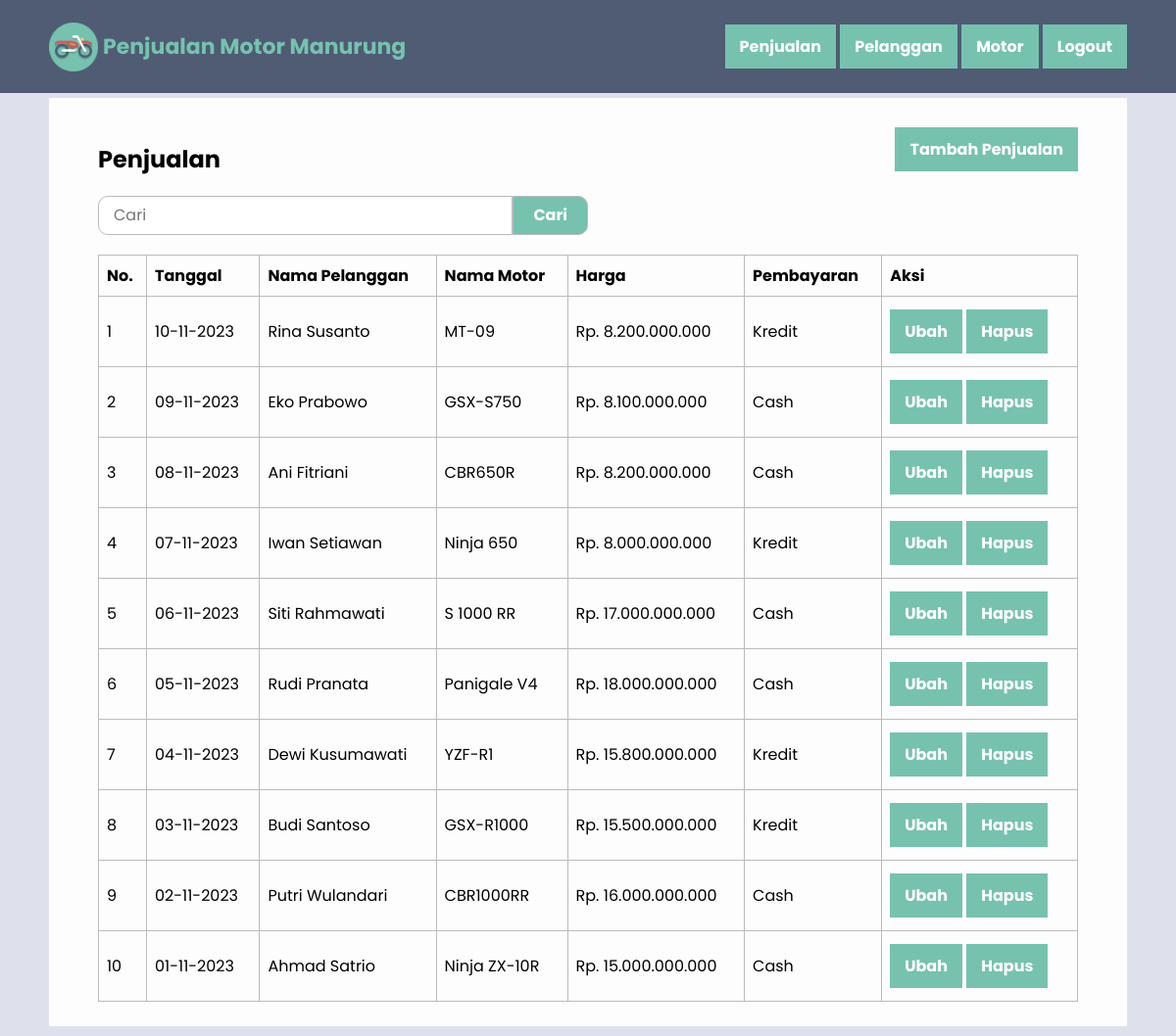
Page /penjualan.php (signed in) on the committed database.
### tables this page shows
CREATE TABLE `penjualan` (
  `id_penjualan` int(11) NOT NULL,
  `tanggal` date NOT NULL,
  `id_pelanggan` int(11) NOT NULL,
  `id_motor` int(11) NOT NULL,
  `pembayaran` enum('Cash','Kredit') NOT NULL
);

CREATE TABLE `pelanggan` (
  `id_pelanggan` int(11) NOT NULL,
  `nama_pelanggan` varchar(100) NOT NULL,
  `no_telepon_pelanggan` varchar(20) NOT NULL,
  `alamat_pelanggan` text NOT NULL
);

CREATE TABLE `motor` (
  `id_motor` int(11) NOT NULL,
  `nama` varchar(50) NOT NULL,
  `merk` varchar(50) NOT NULL,
  `tahun` int(11) NOT NULL,
  `harga` bigint(20) NOT NULL
);

### penjualan.php (the view, shortened to what this page needs)
<?php
    require_once 'koneksi.php';
    $penjualan = mysqli_query($koneksi, "SELECT * FROM penjualan INNER JOIN pelanggan ON penjualan.id_pelanggan = pelanggan.id_pelanggan INNER JOIN motor ON penjualan.id_motor = motor.id_motor ORDER BY tanggal DESC");
?>
<html>
<head>
    <?php include_once 'head.php'; ?>
</head>
<body>
    <?php include_once 'navbar.php'; ?>
    <div class="container anti-navbar">
        <div class="bg-table">
            <div class="head-left">
                <h2>Penjualan</h2>
            </div>
            <div class="head-right">
                <a href="tambah_penjualan.php" class="button">Tambah Penjualan</a>
            </div>
            <form method="post" class="clear form-cari">
                <input class="input" type="text" id="cari" name="cari" placeholder="Cari" required value="<?= (isset($_POST['cari'])) ? $_POST['cari'] : ''; ?>">
                <button type="submit" class="button align-right" name="btnCari">Cari</button>
            </form>
            <div class="table-responsive">
                <table border="1" cellpadding="10" cellspacing="0">
                    <tr>
                        <th>No.</th>
                        <th>Tanggal</th>
                        <th>Nama Pelanggan</th>
                        <th>Nama Motor</th>
                        <th>Harga</th>
                        <th>Pembayaran</th>
                        <th>Aksi</th>
                    </tr>
                    <?php $i = 1; ?>
                    <?php foreach ($penjualan as $data_penjualan): ?>
                        <tr>
                            <td><?= $i++; ?></td>
                            <td><?= date("d-m-Y", strtotime($data_penjualan['tanggal'])); ?></td>
                            <td><?= $data_penjualan['nama_pelanggan']; ?></td>
                            <td><?= $data_penjualan['nama']; ?></td>
                            <td>Rp. <?= str_replace(",", ".", number_format($data_penjualan['harga'])); ?></td>
                            <td><?= $data_penjualan['pembayaran']; ?></td>
                            <td>
                                <a class="button" href="ubah_penjualan.php?id_penjualan=<?= $data_penjualan['id_penjualan']; ?>">Ubah</a>
                                <a class="button" onclick="return confirm('Apakah Anda yakin ingin menghapus Penjualan <?= $data_penjualan['nama_pelanggan']; ?>?')" href="hapus_penjualan.php?id_penjualan=<?= $data_penjualan['id_penjualan']; ?>">Hapus</a>
                            </td>
                        </tr>
                    <?php endforeach ?>
                </table>
            </div>
        </div>
    </div>
</body>
</html>

### style.css (style rules this page uses)
* { font-family: 'Poppins', sans-serif; }
body { background-color: #dee1ec; margin: 0; padding: 0; }
.container { padding: 10px 50px; }
.anti-navbar { padding-top: 100px; }
.button { margin-top: 5px; margin-bottom: 5px; display: inline-block; padding: 10px 15px; background-color: #76C2AF; color: #fff; text-decoration: none; border: none; text-align: center; transition: all 0.2s ease-in-out; font-weight: bold; font-size: 16px; }
.label, .input { display: block; width: 100%; }
.input { margin-top: 5px; margin-bottom: 15px; padding: 10px; font-size: 16px; border: 1px solid #eaeaea; }
.align-right { display: block; margin-left: auto; }
.clear { clear: both; }
.form-cari { margin-top: 20px; margin-bottom: 20px; display: flex; justify-content: center; width: 50%; }
.form-cari input { border: 1px solid #bbb; border-radius: 10px 0 0 10px; height: 40px; margin: 0; padding: 15px; }
.form-cari button { border: 1px solid #bbb; border-radius: 0 10px 10px 0; height: 40px; margin: 0; padding: 0 20px; }
.bg-table { padding: 25px 50px; background-color: #fdfdfd; }
.table-responsive { overflow-x: auto; }
.table-responsive table { width: 100%; border-collapse: collapse; }
.table-responsive th, .table-responsive td { padding: 8px; text-align: left; border: 1px solid #bbb; }
.head-left { float: left; margin: auto; }
.head-right { float: right; margin: auto; }

### rows in the picture
penjualan: tanggal "10-11-2023", id_pelanggan.nama_pelanggan "Rina Susanto", id_motor.nama "MT-09", id_motor.harga "8.200.000.000", pembayaran "Kredit"
penjualan: tanggal "09-11-2023", id_pelanggan.nama_pelanggan "Eko Prabowo", id_motor.nama "GSX-S750", id_motor.harga "8.100.000.000", pembayaran "Cash"
penjualan: tanggal "08-11-2023", id_pelanggan.nama_pelanggan "Ani Fitriani", id_motor.nama "CBR650R", id_motor.harga "8.200.000.000", pembayaran "Cash"
penjualan: tanggal "07-11-2023", id_pelanggan.nama_pelanggan "Iwan Setiawan", id_motor.nama "Ninja 650", id_motor.harga "8.000.000.000", pembayaran "Kredit"
penjualan: tanggal "06-11-2023", id_pelanggan.nama_pelanggan "Siti Rahmawati", id_motor.nama "S 1000 RR", id_motor.harga "17.000.000.000", pembayaran "Cash"
penjualan: tanggal "05-11-2023", id_pelanggan.nama_pelanggan "Rudi Pranata", id_motor.nama "Panigale V4", id_motor.harga "18.000.000.000", pembayaran "Cash"
penjualan: tanggal "04-11-2023", id_pelanggan.nama_pelanggan "Dewi Kusumawati", id_motor.nama "YZF-R1", id_motor.harga "15.800.000.000", pembayaran "Kredit"
penjualan: tanggal "03-11-2023", id_pelanggan.nama_pelanggan "Budi Santoso", id_motor.nama "GSX-R1000", id_motor.harga "15.500.000.000", pembayaran "Kredit"
penjualan: tanggal "02-11-2023", id_pelanggan.nama_pelanggan "Putri Wulandari", id_motor.nama "CBR1000RR", id_motor.harga "16.000.000.000", pembayaran "Cash"
penjualan: tanggal "01-11-2023", id_pelanggan.nama_pelanggan "Ahmad Satrio", id_motor.nama "Ninja ZX-10R", id_motor.harga "15.000.000.000", pembayaran "Cash"
